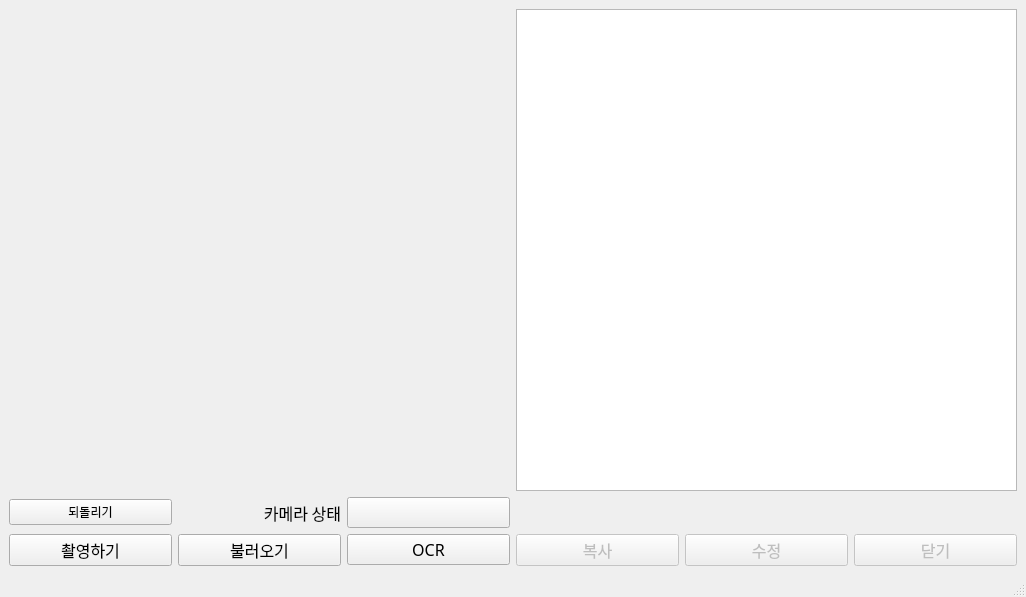
<?xml version="1.0" encoding="UTF-8"?>
<ui version="4.0">
 <class>MainWindow</class>
 <widget class="QMainWindow" name="MainWindow">
  <property name="geometry">
   <rect>
    <x>0</x>
    <y>0</y>
    <width>1026</width>
    <height>597</height>
   </rect>
  </property>
  <property name="windowTitle">
   <string>MainWindow</string>
  </property>
  <widget class="QWidget" name="centralwidget">
   <layout class="QGridLayout" name="gridLayout">
    <item row="4" column="2">
     <widget class="QPushButton" name="ocrBtn">
      <property name="enabled">
       <bool>true</bool>
      </property>
      <property name="font">
       <font>
        <family>한컴 말랑말랑 Regular</family>
        <pointsize>12</pointsize>
        <weight>50</weight>
        <bold>false</bold>
       </font>
      </property>
      <property name="text">
       <string>OCR</string>
      </property>
     </widget>
    </item>
    <item row="4" column="1">
     <widget class="QPushButton" name="fileBtn">
      <property name="font">
       <font>
        <family>한컴 말랑말랑 Regular</family>
        <pointsize>12</pointsize>
        <weight>50</weight>
        <bold>false</bold>
       </font>
      </property>
      <property name="text">
       <string>불러오기</string>
      </property>
     </widget>
    </item>
    <item row="4" column="6">
     <widget class="QPushButton" name="closeBtn">
      <property name="enabled">
       <bool>false</bool>
      </property>
      <property name="font">
       <font>
        <family>한컴 말랑말랑 Regular</family>
        <pointsize>12</pointsize>
        <weight>50</weight>
        <bold>false</bold>
       </font>
      </property>
      <property name="text">
       <string>닫기</string>
      </property>
     </widget>
    </item>
    <item row="4" column="4">
     <widget class="QPushButton" name="copyBtn">
      <property name="enabled">
       <bool>false</bool>
      </property>
      <property name="font">
       <font>
        <family>한컴 말랑말랑 Regular</family>
        <pointsize>12</pointsize>
        <weight>50</weight>
        <bold>false</bold>
       </font>
      </property>
      <property name="text">
       <string>복사</string>
      </property>
     </widget>
    </item>
    <item row="0" column="4" colspan="3">
     <widget class="QTextBrowser" name="textBrowser">
      <property name="font">
       <font>
        <family>Cambria Math</family>
        <pointsize>12</pointsize>
       </font>
      </property>
     </widget>
    </item>
    <item row="4" column="5">
     <widget class="QPushButton" name="changeBtn">
      <property name="enabled">
       <bool>false</bool>
      </property>
      <property name="font">
       <font>
        <family>한컴 말랑말랑 Regular</family>
        <pointsize>12</pointsize>
        <weight>50</weight>
        <bold>false</bold>
       </font>
      </property>
      <property name="text">
       <string>수정</string>
      </property>
     </widget>
    </item>
    <item row="4" column="0">
     <widget class="QPushButton" name="cameraBtn">
      <property name="font">
       <font>
        <family>한컴 말랑말랑 Regular</family>
        <pointsize>12</pointsize>
        <weight>50</weight>
        <bold>false</bold>
       </font>
      </property>
      <property name="text">
       <string>촬영하기</string>
      </property>
     </widget>
    </item>
    <item row="3" column="2">
     <widget class="QPushButton" name="onoffBtn">
      <property name="font">
       <font>
        <family>한컴 말랑말랑 Regular</family>
        <pointsize>12</pointsize>
        <weight>50</weight>
        <bold>false</bold>
       </font>
      </property>
      <property name="text">
       <string/>
      </property>
     </widget>
    </item>
    <item row="3" column="0">
     <widget class="QPushButton" name="returnBtn">
      <property name="text">
       <string>되돌리기</string>
      </property>
     </widget>
    </item>
    <item row="0" column="0" colspan="3">
     <widget class="QLabel" name="imgLabel">
      <property name="frameShape">
       <enum>QFrame::Box</enum>
      </property>
      <property name="frameShadow">
       <enum>QFrame::Raised</enum>
      </property>
      <property name="lineWidth">
       <number>0</number>
      </property>
      <property name="text">
       <string/>
      </property>
     </widget>
    </item>
    <item row="3" column="1">
     <widget class="QLabel" name="label">
      <property name="font">
       <font>
        <family>한컴 말랑말랑 Regular</family>
        <pointsize>12</pointsize>
        <weight>50</weight>
        <bold>false</bold>
       </font>
      </property>
      <property name="text">
       <string>카메라 상태</string>
      </property>
      <property name="alignment">
       <set>Qt::AlignRight|Qt::AlignTrailing|Qt::AlignVCenter</set>
      </property>
     </widget>
    </item>
   </layout>
  </widget>
  <widget class="QMenuBar" name="menubar">
   <property name="geometry">
    <rect>
     <x>0</x>
     <y>0</y>
     <width>1026</width>
     <height>22</height>
    </rect>
   </property>
  </widget>
  <widget class="QStatusBar" name="statusbar"/>
 </widget>
 <resources/>
 <connections>
  <connection>
   <sender>cameraBtn</sender>
   <signal>clicked()</signal>
   <receiver>ocrBtn</receiver>
   <slot>animateClick()</slot>
   <hints>
    <hint type="sourcelabel">
     <x>161</x>
     <y>618</y>
    </hint>
    <hint type="destinationlabel">
     <x>466</x>
     <y>625</y>
    </hint>
   </hints>
  </connection>
 </connections>
 <slots>
  <slot>ldphoto()</slot>
  <slot>shot()</slot>
  <slot>power()</slot>
 </slots>
</ui>
